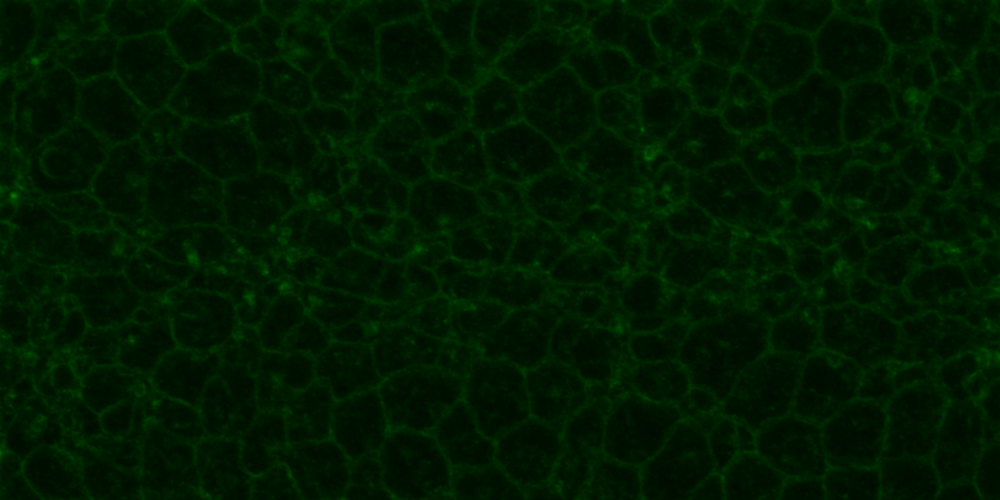
%> input picture C1-Rok-Phallo_Rh3-6.tif, 1000 x 500 px
$ octave master.m   (GNU Octave 9; MATLAB toolbox functions it lacks are replaced by stand-ins)
%> lines starting %> are read from the running program, lines starting %| are printed output that depends on the picture
%%%%%%%%%%%%%%%%%%%%%%%%%%%%%%%%%%%%%%%%%%%%%%%%%%%%%%%%%%%%%%%%%%%%%%%%%%%
%%%%%%%%%%%%%%%%%%%%%%%%%%%%%%%%%%%%%%%%%%%%%%%%%%%%%%%%%%%%%%%%%%%%%%%%%%%

%master.m (the first script that you would call when you start analysing

%%USEFUL OUTPUT VARIABLES

%%cell_rok is the structure containing all the relevant information for Rok
%%cell_myosin is the structure containing all the relevant information for Rok


%%%%%%%%%%%%%%%%%%%%%%%%%%%%%%%%%%%%%%%%%%%%%%%%%%%%%%%%%%%%%%%%%%%%%%%%%%%
%%%%%%%%%%%%%%%%%%%%%%%%%%%%%%%%%%%%%%%%%%%%%%%%%%%%%%%%%%%%%%%%%%%%%%%%%%%


%master->maxima_distance->load and plot->rok_organization


%%%%%%%%%%%%%%%%%%%%%%%%%%%%%%%%%%%%%%%%%%%%%%%%%%%%%%%%%%%%%%%%%%%%%%%%%%%
%%%%%%%%%%%%%%%%%%%%%%%%%%%%%%%%%%%%%%%%%%%%%%%%%%%%%%%%%%%%%%%%%%%%%%%%%%%
%LOADING DATA AND CHANGING PATHS

clear all;      %clears the current variables in the workspace


res=0.09;      %set the resolution for the image.This is determined by the microscopes, it is 0.2125 if you have 0.2125 microns per pixel, 0.1417 for spn,0.106 for wt
threshold=0.95; %Set the threshold for segmentation that we will use in our Center of mass algorithm(0.8 means , 80% of maximum intensity is considered
edge_erosion=9;%Set the number of pixels that you would like to shave off the edge


rok=1;          %Flag to recognize when to plot rok and when to plot myosin


%%Loading the data for the Vertices
load('/Users/eesh/Desktop/image_analysis/Membranes--vertices--Vertex-x.mat');
datax=data; %save the data loaded into a variable

cell_number=size(datax,3); % This just assigns 109 to the cel_number for the given file

load('/Users/eesh/Desktop/image_analysis/Membranes--vertices--Vertex-y.mat'); %this loads the y
datay=data; %save the data loaded into a variable


cell_number=size(datay,3); %Count the number of cells in the image(by looking at size of EDGE DATA)

COM=zeros(cell_number,2);  %Initializing Center of Mass(COM) to all zeros

%%Loading the images into MATLAB variables
A=imread('C1-Rok-Phallo_Rh3-6.tif');          %Load the Rok Image into A
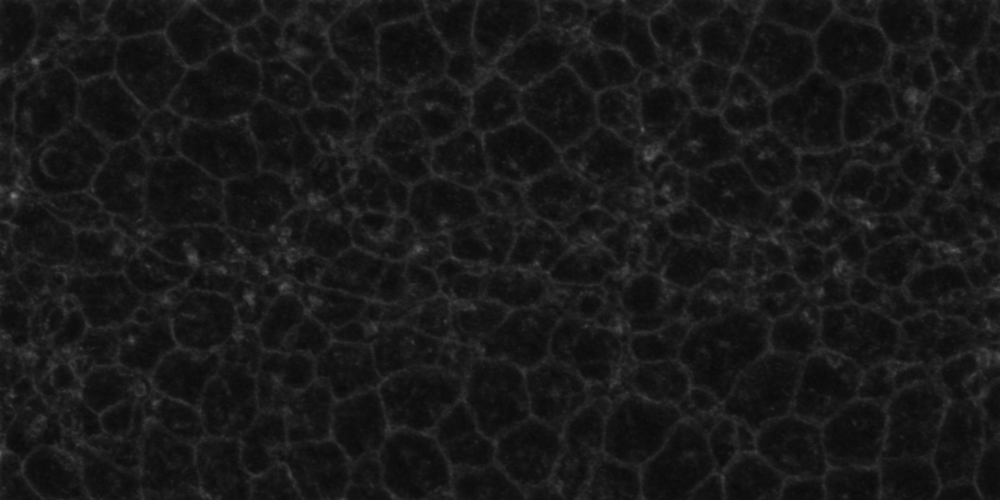
%> A: size 500x1000 uint8; min 9, max 121, mean 24.9
Q=imread('C3-Rok-Phallo_Rh3-6.tif');       %Load the Myosin data into Q
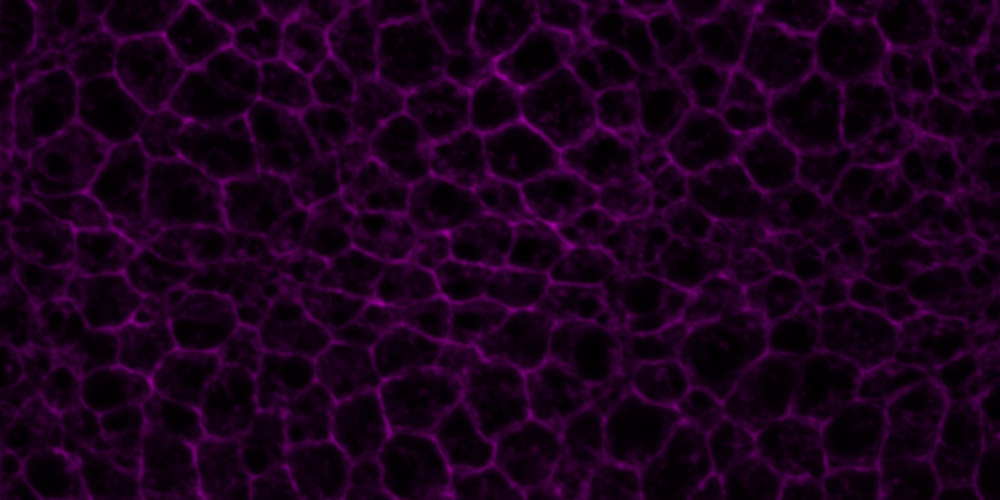
%> input picture C3-Rok-Phallo_Rh3-6.tif, 1000 x 500 px
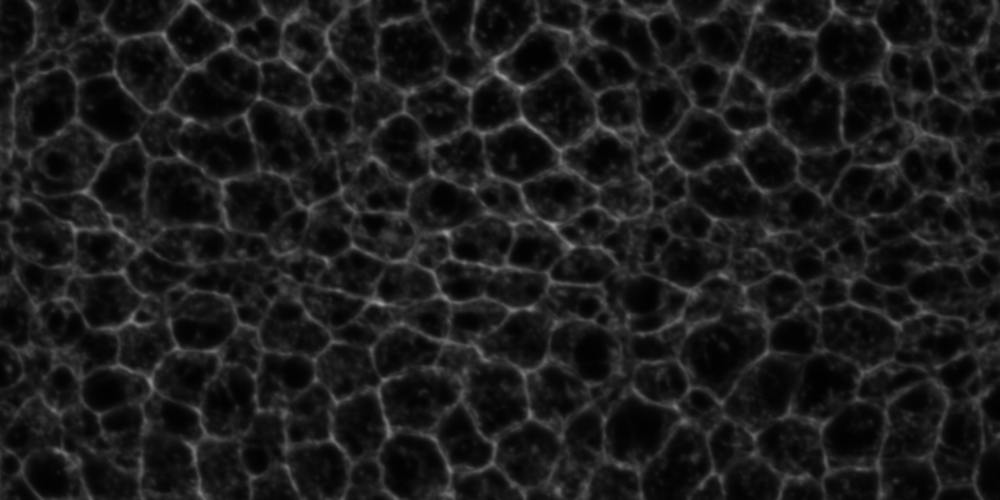
%> Q: size 500x1000 uint8; min 2, max 159, mean 27.2
%C=imread('CellsProj_z008_c003.tif');        %Load the Membrane data into C

%M=imread('MBSProj_z008_c002.tif');          %Load the MBS data into M

imshow(A);                                  %Displays the image A(Rok)
hold on;

A_hold=A;                                   %Save the original uint8 Rok image into A_hold(enables imshow(A_hold)

%%Converting all variables to a double
A=double(A);                                %Converts A to double for computation
%> A: size 500x1000 double
%M=double(M);
Q=double(Q);
%> Q: size 500x1000 double

%%%%%%%%%%%%%%%%%%%%%%%%%%%%%%%%%%%%%%%%%%%%%%%%%%%%%%%%%%%%%%%%%%%%%%%%%%%
%%%%%%%%%%%%%%%%%%%%%%%%%%%%%%%%%%%%%%%%%%%%%%%%%%%%%%%%%%%%%%%%%%%%%%%%%%%

%UNCOMMENT THIS LINE IF YOU ARE DOING ROK VS MBS

%Q=M;


%%%%%%%%%%%%%%%%%%%%%%%%%%%%%%%%%%%%%%%%%%%%%%%%%%%%%%%%%%%%%%%%%%%%%%%%%%%
%%%%%%%%%%%%%%%%%%%%%%%%%%%%%%%%%%%%%%%%%%%%%%%%%%%%%%%%%%%%%%%%%%%%%%%%%%%

%Loop over all the cells in the image and find the center of mass of each.
%I call various scripts in this program and I specifically mark the
%location of each script with a line of stars. The address needs to change
%depending on where you execute the scripts.

for cell_index=1:cell_number,


%*************************************************************************%
    %%SCRIPT TO FIND CENTER OF MASS OF A CELL
    run('/Users/eesh/Desktop/image_analysis/centerofmass_cell');
%*************************************************************************%


%%%%%%%%%%%%%%%%%%%%%%%%%%%%%%%%%%%%%%%%%%%%%%%%%%%%%%%%%%%%%%%%%%%%%%%%%%%
%This section plots the center of mass onto the image for visual inspection
%> (the run ends here)
